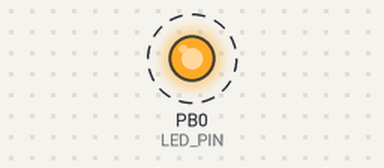
This sketch was run on a simulated ATtiny85, built with avr-gcc and run on an emulated ATtiny85. Shown: output pins drawn as LEDs (lit = HIGH). Dashed ring = blinking.

Above: at 0.5 s.
Timing chart, 0 to 4.6 s (numbered marks = the images above):
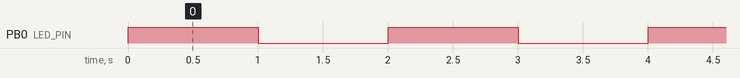

Measured:
- by itself, PB0 (LED_PIN): alternates HIGH for 1.0 s and LOW for 1.0 s

The sketch:

sketch_apr12a.ino
```cpp
// ATtiny85 Blink!

#define LED_PIN PB0

void setup() {
  pinMode(LED_PIN, OUTPUT);
}

void loop() {
  digitalWrite(LED_PIN, HIGH);
  digitalWrite(2,HIGH);
  delay(1000);
  digitalWrite(2,LOW);
  digitalWrite(LED_PIN, LOW);
  delay(1000);
}
```
